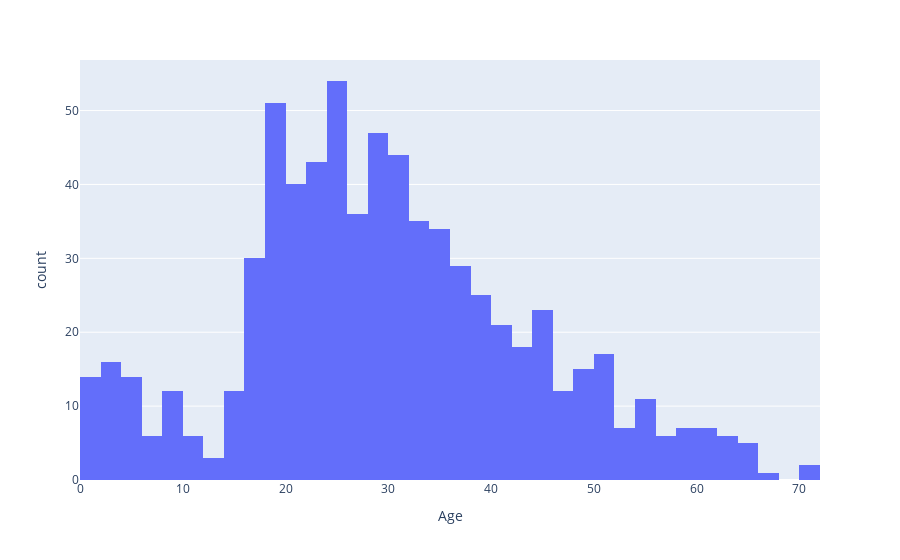

The cell this chart's notebook holds for it:
### Code cell
px.histogram(titanic_cleaned, x = 'Age')

### Figure 1 — Plotly figure (JSON) as saved in the notebook; plotly's stock layout.template omitted (floating-point values rounded to 4 significant figures; data arrays with more than 128 entries replaced by an {"elided": "..."} marker saying what was removed)
{"data": [{"alignmentgroup": "True", "bingroup": "x", "hovertemplate": "Age=%{x}<br>count=%{y}<extra></extra>", "legendgroup": "", "marker": {"color": "#636efa", "pattern": {"shape": ""}}, "name": "", "offsetgroup": "", "orientation": "v", "showlegend": false, "type": "histogram", "x": {"elided": "886 float values"}, "xaxis": "x", "yaxis": "y"}], "layout": {"barmode": "relative", "legend": {"tracegroupgap": 0}, "margin": {"t": 60}, "xaxis": {"anchor": "y", "domain": [0, 1], "title": {"text": "Age"}}, "yaxis": {"anchor": "x", "domain": [0, 1], "title": {"text": "count"}}}}
